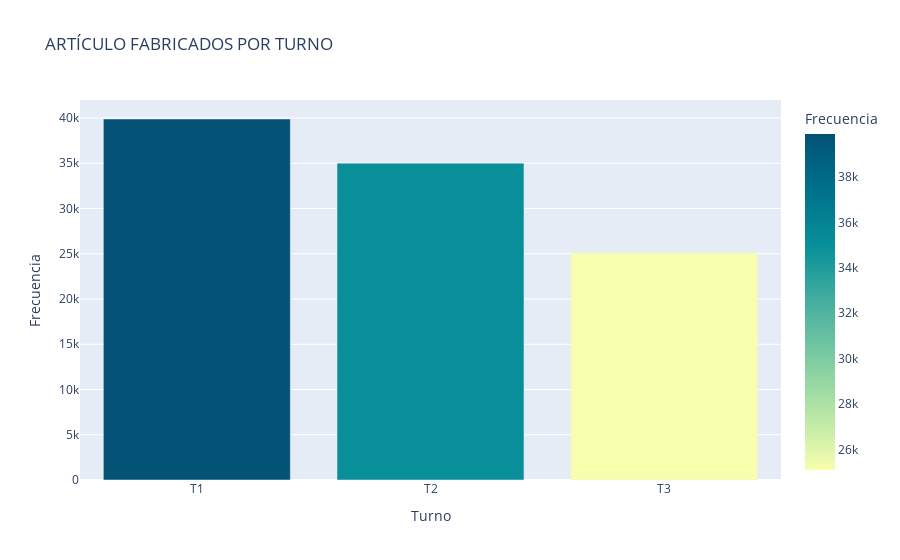

Notebook cell for this chart:
### Code cell
df_conteo = pd.DataFrame(list(conteo.items()), columns=['Turno', 'Frecuencia'])


fig = px.bar(df_conteo, x='Turno', y='Frecuencia', 
             title='ARTÍCULO FABRICADOS POR TURNO',
             color='Frecuencia',
             color_continuous_scale=px.colors.sequential.Bluyl)


fig.show()

### Figure 1 — Plotly figure (JSON) as saved in the notebook; plotly's stock layout.template omitted (floating-point values rounded to 4 significant figures)
{"data": [{"alignmentgroup": "True", "hovertemplate": "Turno=%{x}<br>Frecuencia=%{marker.color}<extra></extra>", "legendgroup": "", "marker": {"color": [39891, 35007, 25102], "coloraxis": "coloraxis", "pattern": {"shape": ""}}, "name": "", "offsetgroup": "", "orientation": "v", "showlegend": false, "textposition": "auto", "type": "bar", "x": ["T1", "T2", "T3"], "xaxis": "x", "y": [39891, 35007, 25102], "yaxis": "y"}], "layout": {"barmode": "relative", "coloraxis": {"colorbar": {"title": {"text": "Frecuencia"}}, "colorscale": [[0, "rgb(247, 254, 174)"], [0.1667, "rgb(183, 230, 165)"], [0.3333, "rgb(124, 203, 162)"], [0.5, "rgb(70, 174, 160)"], [0.6667, "rgb(8, 144, 153)"], [0.8333, "rgb(0, 113, 139)"], [1, "rgb(4, 82, 117)"]]}, "legend": {"tracegroupgap": 0}, "title": {"text": "ARTÍCULO FABRICADOS POR TURNO"}, "xaxis": {"anchor": "y", "domain": [0, 1], "title": {"text": "Turno"}}, "yaxis": {"anchor": "x", "domain": [0, 1], "title": {"text": "Frecuencia"}}}}
